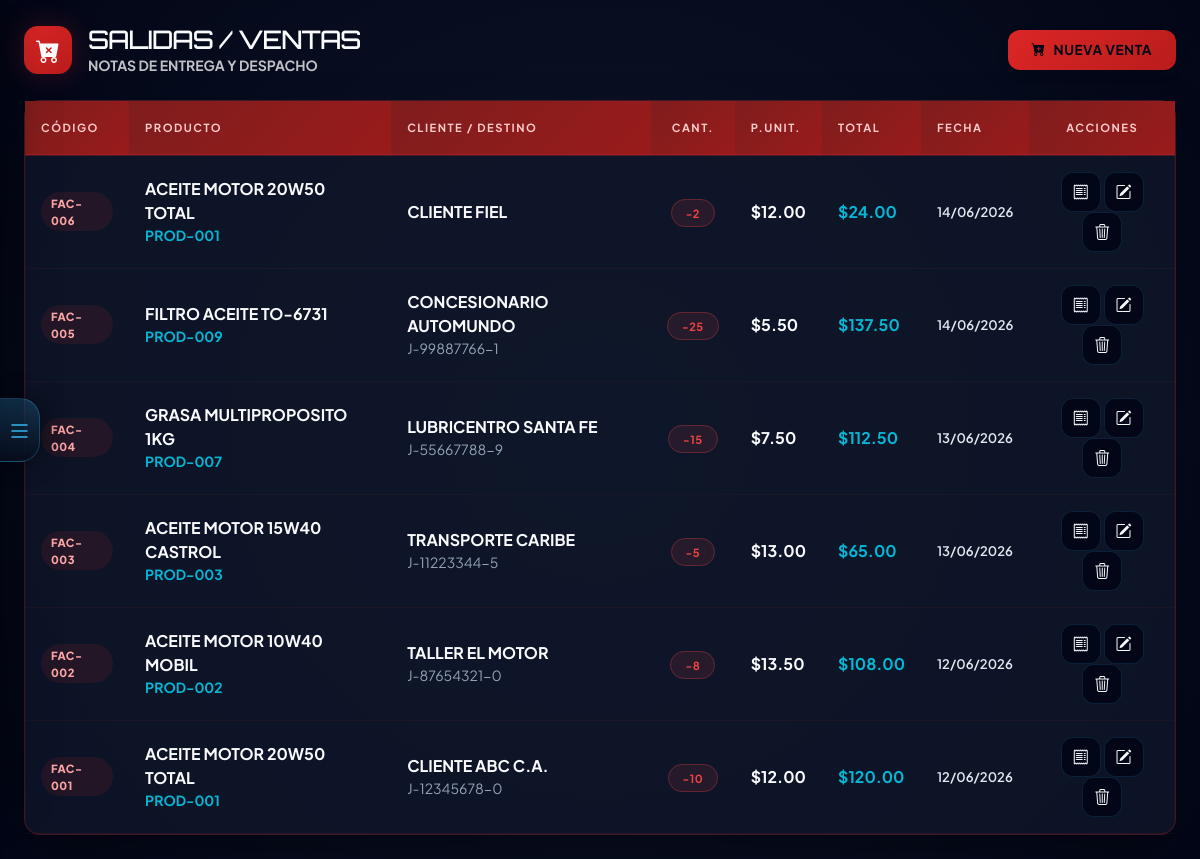
Page /modules/salidas.php (signed in) on the earlier database version.
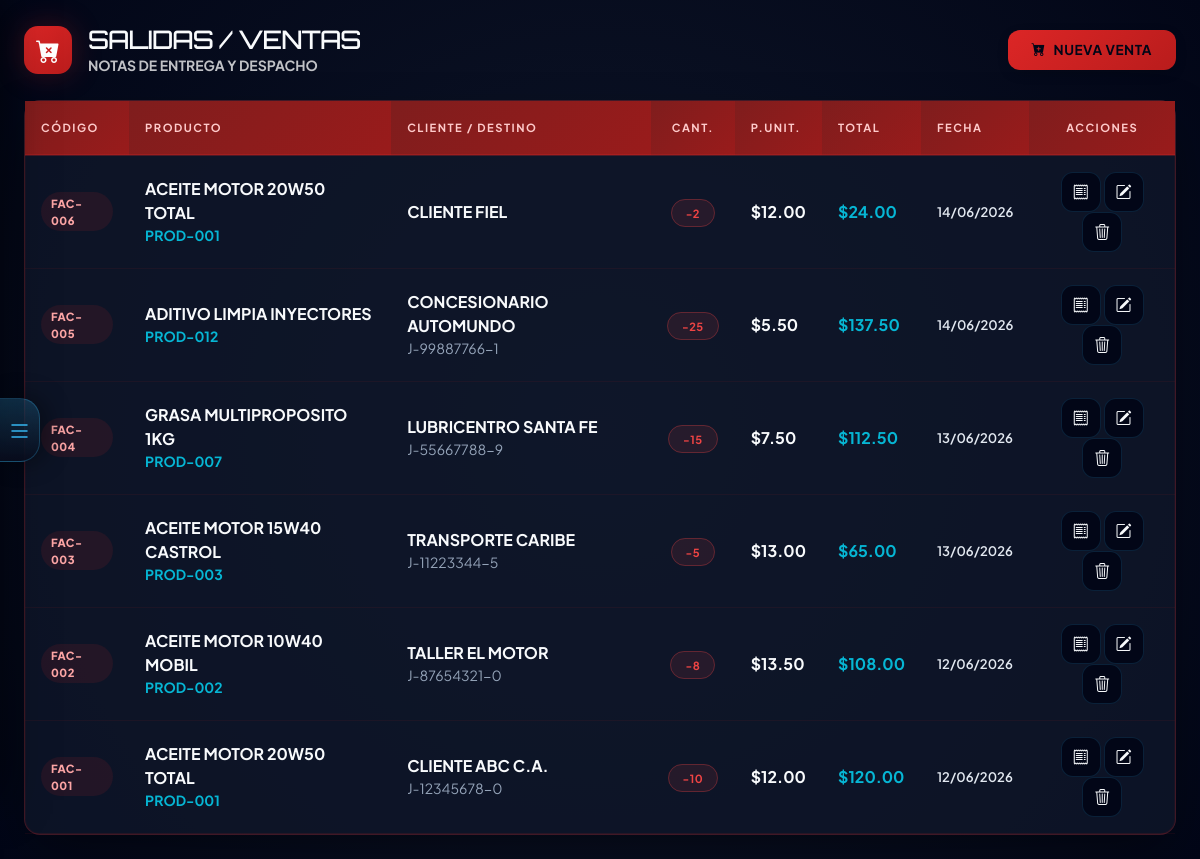
Same page on the later database version.
### tables this page shows
CREATE TABLE `salidas` (
  `id_salida` int(11) NOT NULL AUTO_INCREMENT,
  `nro_factura_manual` varchar(20) DEFAULT NULL,
  `nro_control` varchar(20) DEFAULT NULL,
  `id_producto` int(11) NOT NULL,
  `cantidad` int(11) NOT NULL,
  `precio_venta` decimal(10,2) NOT NULL,
  `cliente` varchar(150) DEFAULT 'Venta General',
  `rif_cliente` varchar(20) DEFAULT NULL,
  `id_tipo_mov` int(11) NOT NULL,
  `id_usuario` int(11) NOT NULL,
  `fecha_salida` timestamp NOT NULL DEFAULT current_timestamp(),
  `observaciones` text DEFAULT NULL,
  `status` enum('Activa','Anulada') NOT NULL DEFAULT 'Activa',
  PRIMARY KEY (`id_salida`),
  KEY `fk_sal_prod` (`id_producto`),
  KEY `fk_sal_tipo` (`id_tipo_mov`),
  KEY `fk_sal_user` (`id_usuario`),
  CONSTRAINT `fk_sal_prod` FOREIGN KEY (`id_producto`) REFERENCES `productos` (`id_producto`),
  CONSTRAINT `fk_sal_tipo` FOREIGN KEY (`id_tipo_mov`) REFERENCES `tipos_movimientos` (`id_tipo_mov`),
  CONSTRAINT `fk_sal_user` FOREIGN KEY (`id_usuario`) REFERENCES `usuarios` (`id_usuario`)
);

CREATE TABLE `productos` (
  `id_producto` int(11) NOT NULL AUTO_INCREMENT,
  `sku` varchar(50) NOT NULL,
  `nombre_producto` varchar(150) NOT NULL,
  `precio_venta` decimal(10,2) NOT NULL,
  `precio_costo` decimal(10,2) DEFAULT 0.00,
  `stock_actual` int(11) DEFAULT 0,
  `stock_minimo` int(11) DEFAULT 5,
  `fecha_vencimiento` date DEFAULT NULL,
  `status` enum('Activo','Inactivo') NOT NULL DEFAULT 'Activo',
  `id_categoria` int(11) NOT NULL,
  PRIMARY KEY (`id_producto`),
  UNIQUE KEY `idx_sku` (`sku`),
  KEY `fk_prod_cat` (`id_categoria`),
  CONSTRAINT `fk_prod_cat` FOREIGN KEY (`id_categoria`) REFERENCES `categorias` (`id_categoria`) ON DELETE CASCADE
);

### includes/Database.php (called while the page is built, shortened)
<?php
class Database
{
    private static ?self $instance = null;
    private ?mysqli $conn = null;
    public static function getInstance(): self
    {
        if (self::$instance === null) {
            self::$instance = new self();
        }
        return self::$instance;
    }
    public function connect(string $host, string $user, string $pass, string $db): void
    {
        $this->conn = new mysqli($host, $user, $pass, $db);
        $this->conn->set_charset('utf8mb4');
        $this->conn->autocommit(true);
    }
    public function execute(string $sql, array $params = []): mysqli_stmt
    {
        $stmt = $this->conn->prepare($sql);
        if (!empty($params)) {
            $types = '';
            $bindValues = [];
            foreach ($params as $p) {
                if (is_int($p)) {
                    $types .= 'i';
                } elseif (is_float($p)) {
                    $types .= 'd';
                } elseif (is_null($p)) {
                    $types .= 's';
                    $p = null;
                } else {
                    $types .= 's';
                }
                $bindValues[] = $p;
            }
            if (!empty($bindValues)) {
                $stmt->bind_param($types, ...$bindValues);
            }
        }
        if (!$stmt->execute()) {
            throw new RuntimeException('Error ejecutando consulta: ' . $stmt->error);
        }
        return $stmt;
    }
    public function fetchAll(string $sql, array $params = []): array
    {
        $stmt = $this->execute($sql, $params);
        $result = $stmt->get_result();
        $rows = $result->fetch_all(MYSQLI_ASSOC);
        return $rows;
    }
}

### includes/Security.php (called while the page is built, shortened)
<?php
class Security
{
    public static function esAdmin(): bool
    {
        return isset($_SESSION['rol']) && $_SESSION['rol'] === 'Administrador';
    }
}

### modules/salidas.php (the view, shortened to what this page needs)
<?php
$db = Database::getInstance();
$salidas = $db->fetchAll("SELECT s.*, p.nombre_producto, p.sku FROM salidas s INNER JOIN productos p ON s.id_producto = p.id_producto WHERE s.status = 'Activa' ORDER BY s.id_salida DESC");
?>
<!DOCTYPE html>
<html lang="es">
<head>
<?php include '../includes/diseno.php'; ?>
</head>
<body>
    <?php include '../includes/sidebar.php'; ?>
    <div class="main-wrapper" id="mainWrapper">
    <div class="container-fluid px-4 py-4 pagina-salidas">
        <div class="d-flex align-items-center gap-3 mb-4">
            <div class="sal-header-icon"><i class="bi bi-cart-x-fill"></i></div>
            <div>
                <h1 class="font-brand m-0" style="font-size:1.6rem;letter-spacing:-1px;">SALIDAS / VENTAS</h1>
                <p class="text-white opacity-75 small fw-bold text-uppercase m-0">Notas de Entrega y Despacho</p>
            </div>
            <div class="ms-auto">
                <button class="btn btn-jv-primary" onclick="nuevaSalida()">
                    <i class="bi bi-cart-plus-fill me-2"></i>NUEVA VENTA
                </button>
            </div>
        </div>
        <div class="card-jv p-0">
            <div class="table-responsive">
                <table class="table-jv mb-0">
                    <thead>
                        <tr>
                            <th>CÓDIGO</th>
                            <th>PRODUCTO</th>
                            <th>CLIENTE / DESTINO</th>
                            <th class="text-center">CANT.</th>
                            <th>P.UNIT.</th>
                            <th>TOTAL</th>
                            <th>FECHA</th>
                            <th class="text-center">ACCIONES</th>
                        </tr>
                    </thead>
                    <tbody>
                        <?php if (count($salidas) > 0): ?>
                            <?php foreach ($salidas as $row):
                                $total_fila = $row['cantidad'] * $row['precio_venta'];
                            ?>
                                <tr>
                                    <td><span class="codigo-badge"><?php echo htmlspecialchars($row['nro_factura_manual'] ?: '#' . $row['id_salida']); ?></span></td>
                                    <td>
                                        <div class="fw-bold"><?php echo htmlspecialchars($row['nombre_producto']); ?></div>
                                        <div class="text-jv-cyan small fw-bold"><?php echo htmlspecialchars($row['sku']); ?></div>
                                    </td>
                                    <td class="text-uppercase">
                                        <div class="fw-bold"><?php echo htmlspecialchars($row['cliente'] ?? 'Venta General'); ?></div>
                                        <div class="text-secondary small"><?php echo htmlspecialchars($row['rif_cliente'] ?? 'S/RIF'); ?></div>
                                    </td>
                                    <td class="text-center"><span class="badge-jv badge-danger">-<?php echo $row['cantidad']; ?></span></td>
                                    <td class="fw-bold">$<?php echo number_format($row['precio_venta'], 2); ?></td>
                                    <td class="fw-bold text-jv-cyan">$<?php echo number_format($total_fila, 2); ?></td>
                                    <td style="color:#e2e8f0;font-weight:600;font-size:.82rem;"><?php echo date('d/m/Y', strtotime($row['fecha_salida'])); ?></td>
                                    <td class="text-center">
                                        <button class="btn-action" onclick="verFactura(<?php echo $row['id_salida']; ?>)" title="Ver Nota">
                                            <i class="bi bi-receipt"></i>
                                        </button>
                                        <button class="btn-action" onclick='editarSalida(<?php echo json_encode($row); ?>)' title="Editar">
                                            <i class="bi bi-pencil-square"></i>
                                        </button>
                                        <?php if (Security::esAdmin()): ?>
                                            <button class="btn-action" onclick="confirmarEliminar(<?php echo $row['id_salida']; ?>)" title="Anular">
                                                <i class="bi bi-trash3"></i>
                                            </button>
                                        <?php endif; ?>
                                    </td>
                                </tr>
                            <?php endforeach; ?>
                        <?php endif; ?>
                    </tbody>
                </table>
            </div>
        </div>
</body>
</html>

### includes/diseno.php (shortened to what this page needs)
<?php
$base_assets = (basename(dirname($_SERVER['PHP_SELF'])) === 'modules') ? '../assets/' : 'assets/';
?>
<link rel="stylesheet" href="<?php echo $base_assets; ?>css/bootstrap.min.css?v=2">
<link rel="stylesheet" href="<?php echo $base_assets; ?>css/bootstrap-icons.css?v=2">

### includes/sidebar.php (shortened to what this page needs)
<button class="sidebar-toggle-btn" id="sidebarToggle" title="Abrir/Cerrar Menú">
    <i class="bi bi-list"></i>
</button>

### includes/diseno.php (style rules this page uses)
:root { --jv-cyan: #06b6d4; --jv-cyan-light: #22d3ee; --jv-cyan-dark: #0891b2; --jv-verde: #14b8a6; --jv-verde-light: #2dd4bf; --jv-bg-primary: #020617; --jv-bg-secondary: #0f172a; --jv-bg-card: rgba(15, 23, 42, 0.8); --jv-bg-card-light: rgba(30, 41, 59, 0.5); --jv-text-primary: #f8fafc; --jv-text-secondary: #94a3b8; --jv-text-muted: #64748b; --jv-success: #22c55e; --jv-warning: #f59e0b; --jv-danger: #ef4444; --jv-info: #3b82f6; --jv-border: rgba(56, 189, 248, 0.15); --jv-border-hover: rgba(56, 189, 248, 0.4); --jv-shadow: 0 20px 50px -12px rgba(0, 0, 0, 0.5); --jv-shadow-sm: 0 4px 15px -5px rgba(0, 0, 0, 0.3); --jv-font-main: 'Plus Jakarta Sans', -apple-system, BlinkMacSystemFont, 'Segoe UI', sans-serif; --jv-font-brand: 'Orbitron', 'Courier New', monospace; --jv-radius-sm: 8px; --jv-radius: 12px; --jv-radius-lg: 16px; --jv-radius-xl: 24px; }
.text-secondary { color: var(--jv-text-secondary) !important; }
*, *::before, *::after { box-sizing: border-box; }
body { background: radial-gradient(circle at center, var(--jv-bg-secondary) 0%, var(--jv-bg-primary) 100%); color: var(--jv-text-primary); font-family: var(--jv-font-main); min-height: 100vh; margin: 0; }
.btn-jv-primary { background: linear-gradient(135deg, var(--jv-cyan) 0%, var(--jv-cyan-dark) 100%); color: var(--jv-bg-primary); border: none; border-radius: var(--jv-radius); padding: 10px 24px; font-weight: 700; font-size: 0.85rem; letter-spacing: 0.5px; transition: all 0.3s ease; box-shadow: var(--jv-shadow-sm); }
.card-jv { background: var(--jv-bg-card); border: 1px solid var(--jv-border); border-radius: var(--jv-radius-lg); padding: 24px; box-shadow: var(--jv-shadow); }
.badge-jv { background: rgba(6, 182, 212, 0.1); color: var(--jv-cyan); border: 1px solid rgba(6, 182, 212, 0.3); padding: 6px 14px; border-radius: 50px; font-size: 0.7rem; font-weight: 700; letter-spacing: 0.5px; text-transform: uppercase; }
.badge-danger { background: rgba(239, 68, 68, 0.1); color: var(--jv-danger); border-color: rgba(239, 68, 68, 0.3); }
.table-jv { color: var(--jv-text-primary); width: 100%; }
.table-jv thead th { color: var(--jv-cyan); font-size: 0.7rem; text-transform: uppercase; letter-spacing: 1.5px; padding: 18px 16px; background: rgba(6, 182, 212, 0.05); border: none; font-weight: 700; }
.table-jv tbody td { padding: 16px; border-bottom: 1px solid rgba(96, 165, 250, 0.08); vertical-align: middle; }
.text-jv-cyan { color: var(--jv-cyan); }
.font-brand { font-family: var(--jv-font-brand); }

### modules/salidas.php (style rules this page uses)
.sal-header-icon { width:48px;height:48px;border-radius:14px; background:linear-gradient(135deg,#dc2626,#b91c1c); display:flex;align-items:center;justify-content:center; color:#fff;font-size:1.5rem;flex-shrink:0; box-shadow:0 0 30px rgba(220,38,38,0.25); }
.codigo-badge { background:rgba(220,38,38,0.1);color:#fca5a5; font-size:.7rem;font-weight:800;padding:3px 10px; border-radius:20px;display:inline-block; letter-spacing:.5px; }
.btn-action { width:40px;height:40px;border-radius:12px; display:inline-flex;align-items:center;justify-content:center; border:1px solid var(--jv-border);background:var(--jv-bg-primary); color:var(--jv-text);transition:.15s; }
.pagina-salidas .card-jv { border-color:rgba(220,38,38,0.25); box-shadow:0 20px 50px -12px rgba(0,0,0,0.5), inset 0 0 0 1px rgba(220,38,38,0.06); }
.pagina-salidas .table-jv thead th { background:linear-gradient(135deg,#7f1d1d,#991b1b); color:#fecaca; border-bottom:2px solid rgba(220,38,38,0.3); }
.pagina-salidas .table-jv tbody td { border-bottom:1px solid rgba(220,38,38,0.07); }
.pagina-salidas .btn-jv-primary { background:linear-gradient(135deg,#dc2626,#b91c1c); }

### includes/sidebar.php (style rules this page uses)
.main-wrapper { margin-left: 0; transition: margin-left 0.2s ease-out; min-height: 100vh; }
.sidebar-toggle-btn { position: fixed; left: 0; top: 50%; transform: translateY(-50%); width: 40px; height: 64px; background: linear-gradient(180deg, rgba(56, 189, 248, 0.2) 0%, rgba(8, 12, 28, 0.95) 100%); backdrop-filter: blur(25px); border: 1px solid rgba(56, 189, 248, 0.25); border-left: none; border-radius: 0 20px 20px 0; color: #38bdf8; cursor: pointer; z-index: 1001; display: flex; align-items: center; justify-content: center; transition: all 0.3s ease; box-shadow: 6px 0 25px rgba(0, 0, 0, 0.4); }
.sidebar-toggle-btn i { font-size: 1.5rem; transition: transform 0.3s ease; }

Differences in the rows shown:
changed through a linked row, salidas "CONCESIONARIO AUTOMUNDO": id_producto.nombre_producto "FILTRO ACEITE TO-6731" → "ADITIVO LIMPIA INYECTORES"; id_producto.sku "PROD-009" → "PROD-012"
